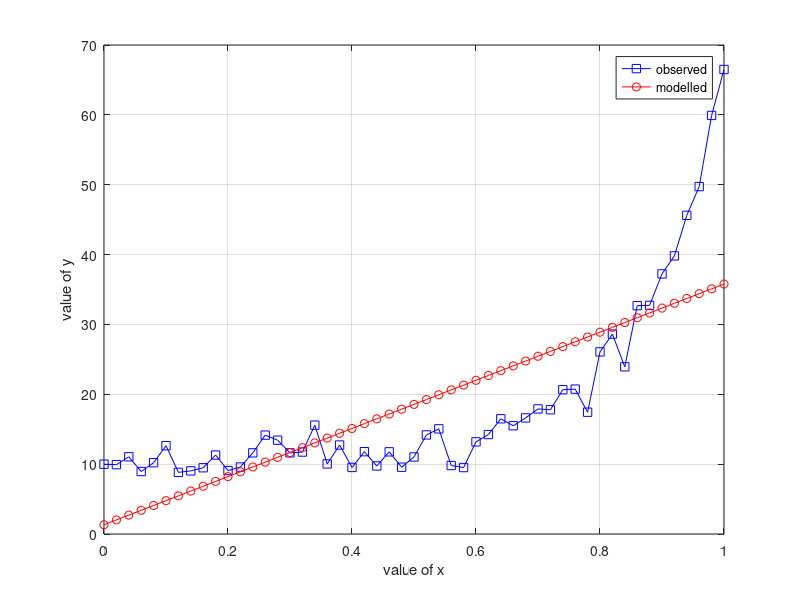

Here is the MATLAB script that generated this plot:
clc;close all;clear all;
x=0:0.02:1;
y= 10*x.^10 + 9*x.^9 +8*x.^8 +7*x.^7 +6*x.^6 +5*x.^5 +4*x.^4 +3*x.^3 + +2*x.^2 +x +10 ; %% let it gives observed values
db = 20;
y0 = awgn(y,db,'measured');
n=1; % order used
a=polyfit(x,y0,n)  %% gives model parameters
ym=polyval(a,x); % gives the fittd values
MSE= mean((y0-ym).^2) %gives mean  square error
    
figure;	
plot(x,y0,'-bs')
xlabel('value of x')
ylabel('value of y')
hold on
plot(x,ym,'-ro')
grid on
legend('observed','modelled')
